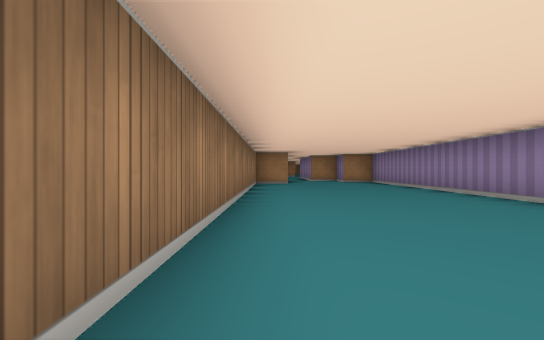
[1] (above)

20 first-person views from a walk through a cub3D ray-caster map. The camera is about half as high as the walls, looks level and sees 90° across. The floor is counted in squares. Each view is taken from the middle of a square. On the plan, view 1 faces up. The plan holds only what a view shows up to about 9 squares ahead; the rest is blank.

[2]
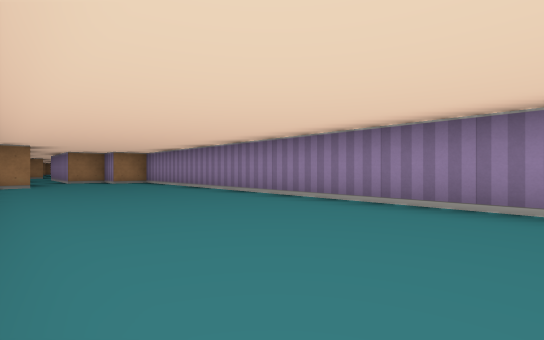

[3]
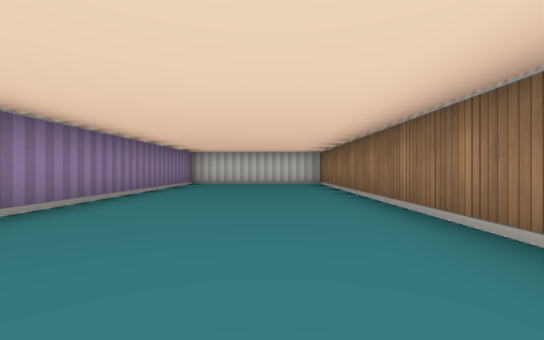

[4]
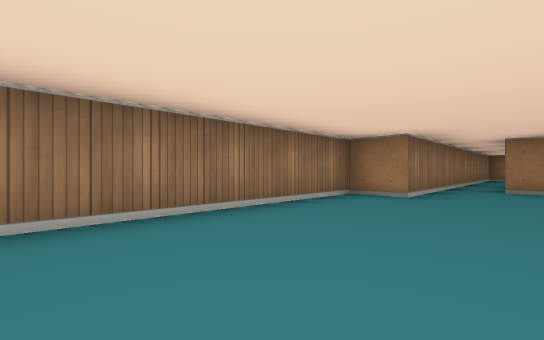

[5]
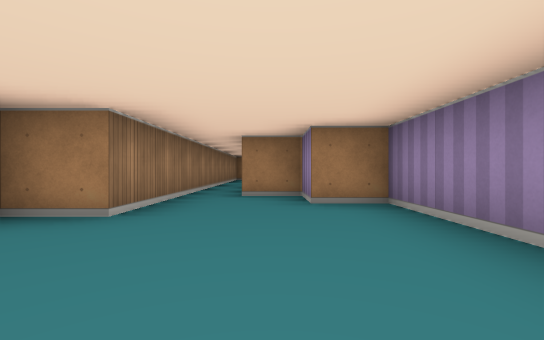

[6]
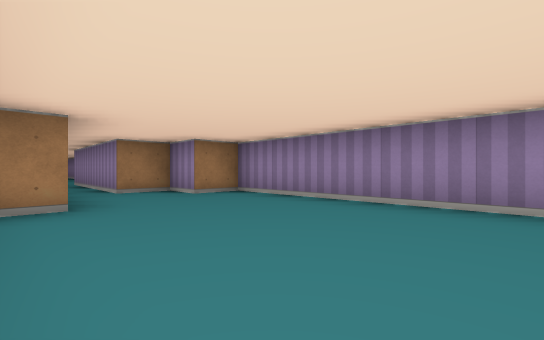

[7]
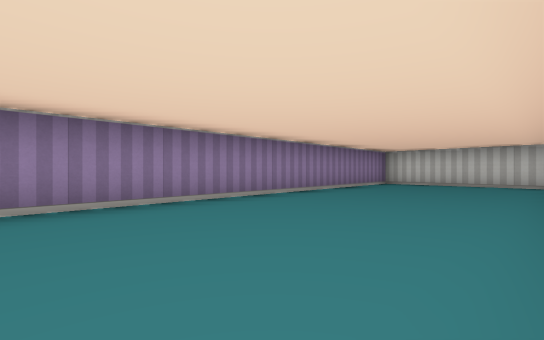

[8]
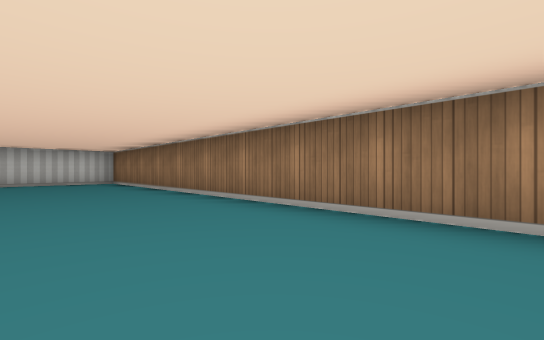

[9]
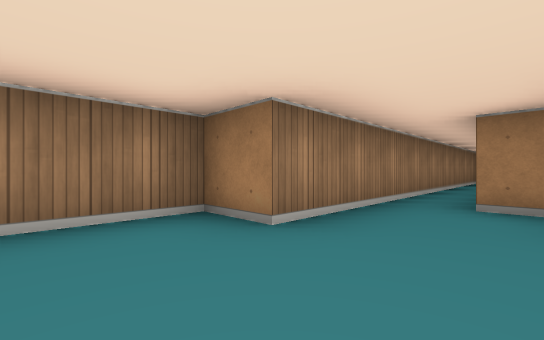

[10]
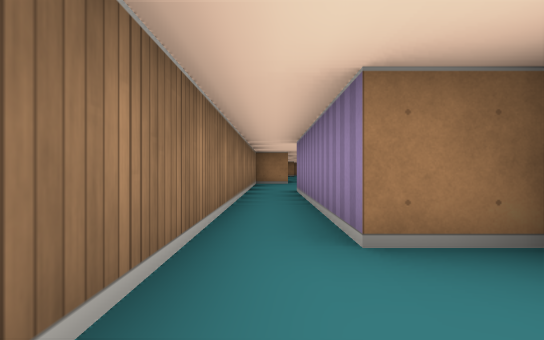

[11]
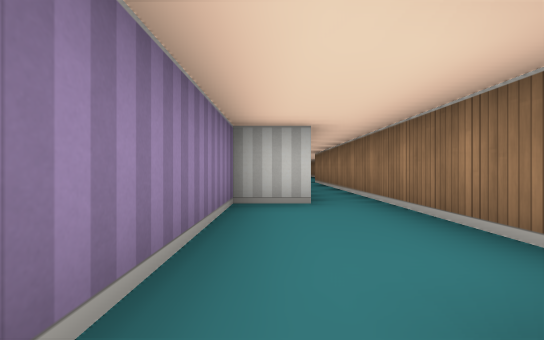

[12]
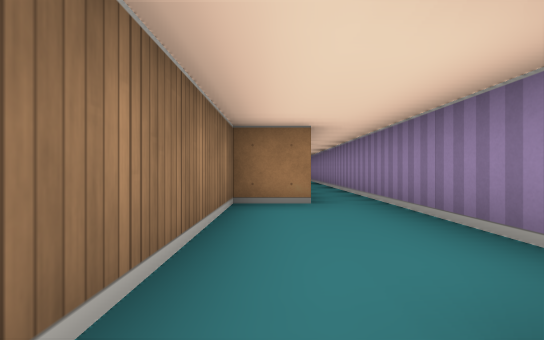

[13]
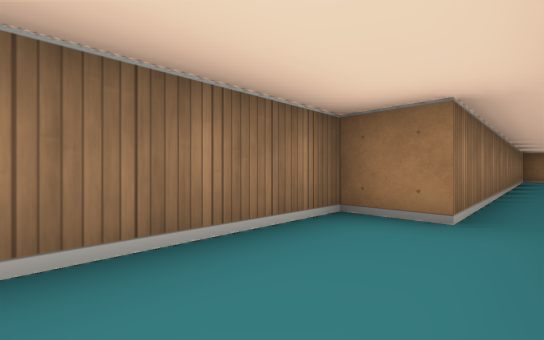

[14]
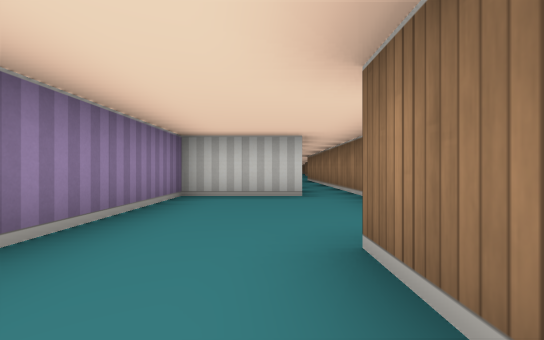

[15]
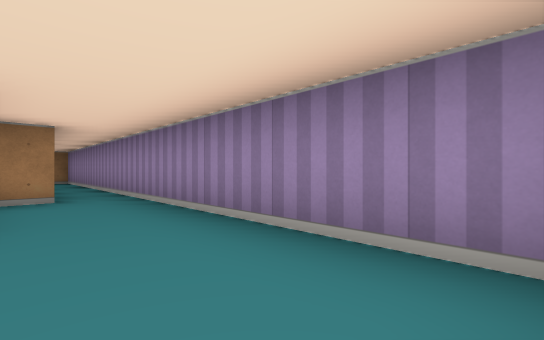

[16]
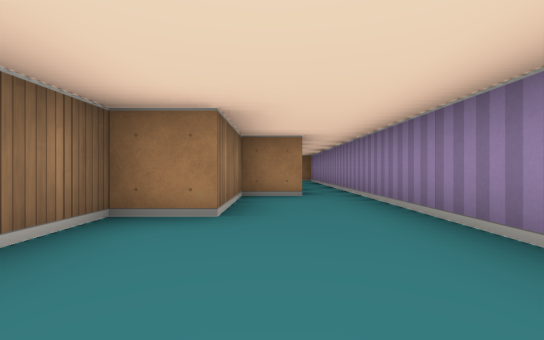

[17]
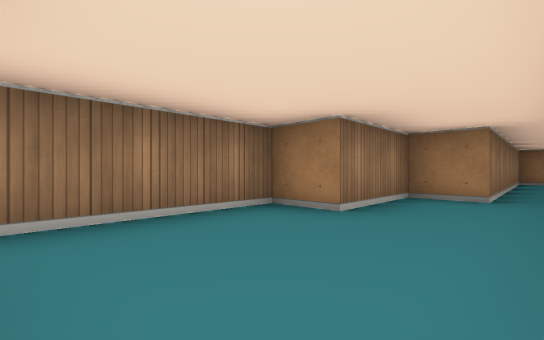

[18]
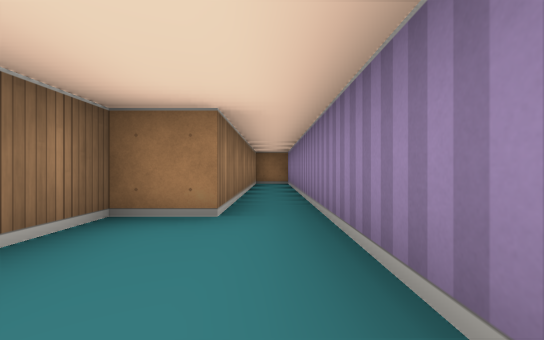

[19]
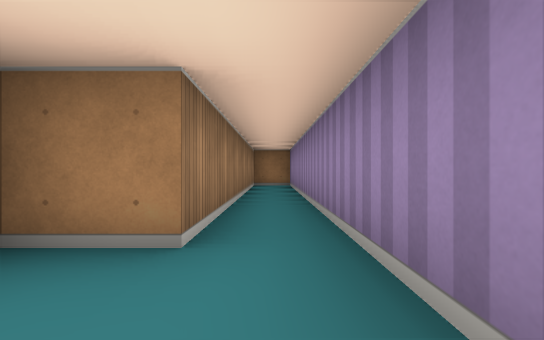

[20]
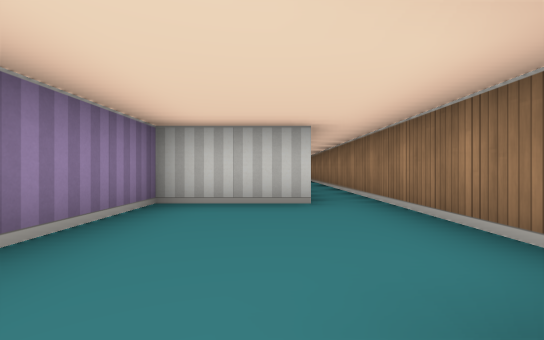

### Floor plan
Ten units are one square. View 1 is at (0, 0); x grows to the right and y downward. Boxes are objects, and circles mark ways between rooms. Rooms are numbered by the first view taken in them; rooms with no view inside come last. Other rooms are left out.
<svg viewBox="-10 -360 60 400">
<path fill="none" stroke="#000" d="M5 -145 5 -85 -5 -85 -5 35 35 35 35 -95 25 -95 25 -105 15 -105 15 -145M15 -145 25 -145 25 -229M15 -245 15 -175 5 -175 5 -145M24 -245 45 -245 45 -355 35 -355 35 -295 25 -295 25 -275 15 -275 15 -245"/>
<circle cx="10" cy="-140" r="3" fill="#2a7"/>
<circle cx="20" cy="-240" r="3" fill="#2a7"/>
<text x="10" y="-40">1</text>
<text x="20" y="-190">2</text>
<text x="30" y="-290">3</text>
</svg>
Room 1 opens to room 2. Room 2 opens to room 3.

Where each view was taken, in squares from view 1:
view 1: 0 up, 0 right, facing up
view 2: 0 up, 0 right, facing up-right
view 3: 5 up, 1 right, facing down
view 4: 4 up, 2 right, facing up-left
view 5: 6 up, 2 right, facing up
view 6: 5 up, 0 right, facing up-right
view 7: 5 up, 0 right, facing down-right
view 8: 6 up, 2 right, facing down-left
view 9: 7 up, 2 right, facing up-left
view 10: 9 up, 1 right, facing up
view 11: 18 up, 2 right, facing down
view 12: 14 up, 1 right, facing up
view 13: 15 up, 2 right, facing up-left
view 14: 29 up, 3 right, facing down
view 15: 25 up, 3 right, facing up-right
view 16: 25 up, 3 right, facing up
view 17: 25 up, 4 right, facing up-left
view 18: 27 up, 4 right, facing up
view 19: 28 up, 4 right, facing up
view 20: 28 up, 3 right, facing down
